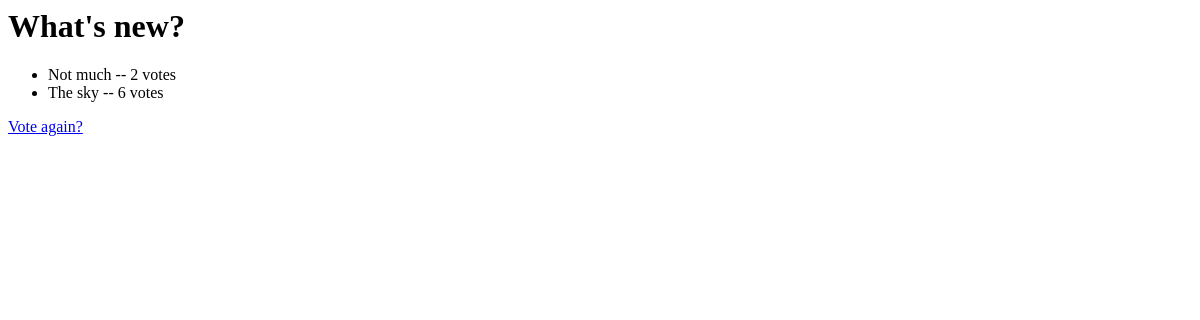
The app's page /polls/1/results/, older data.
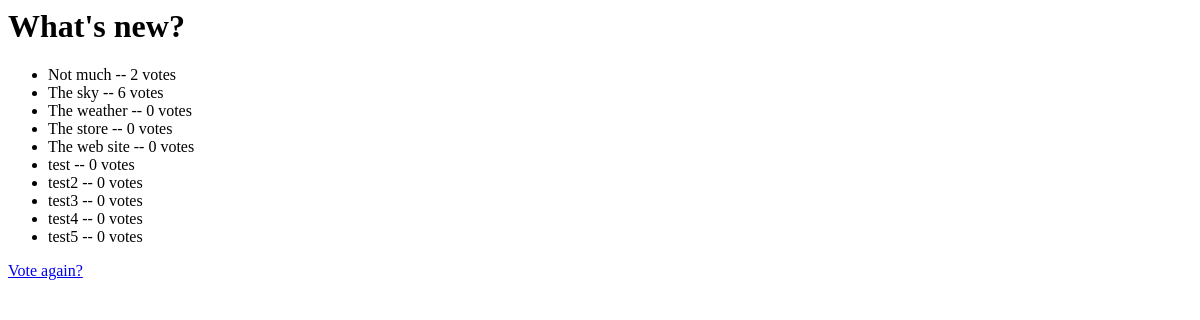
The same page, newer data.
### polls/models.py (models this page shows, shortened)
class Question(models.Model):
    question_text = models.CharField(max_length=200)
    pub_date = models.DateTimeField("date published")
    closed_at = models.DateTimeField("date closed", blank=True, null=True)

class Choice(models.Model):
    question = models.ForeignKey(Question, on_delete=models.CASCADE)
    choice_text = models.CharField(max_length=200)
    votes = models.IntegerField(default=0)

### polls/views.py (the view)
# urls.py: path('<int:pk>/results/', views.ResultsView.as_view(), name='results'),
class ResultsView(generic.DetailView):
    model = Question
    template_name = "polls/results.html"

### polls/templates/polls/results.html
<h1>{{ question.question_text }}</h1>
<ul>
{% for choice in question.choice_set.all %}
    <li>{{ choice.choice_text }} -- {{ choice.votes }} vote{{ choice.votes|pluralize }}</li>
{% endfor %}
</ul>
<a href="{% url 'polls:detail' question.id %}">Vote again?</a>

Row changes from the older to the newer data that the page shows:
added Choice: choice_text "The weather", votes "0"
added Choice: choice_text "The store", votes "0"
added Choice: choice_text "The web site", votes "0"
added Choice: choice_text "test", votes "0"
added Choice: choice_text "test2", votes "0"
added Choice: choice_text "test3", votes "0"
added Choice: choice_text "test4", votes "0"
added Choice: choice_text "test5", votes "0"
